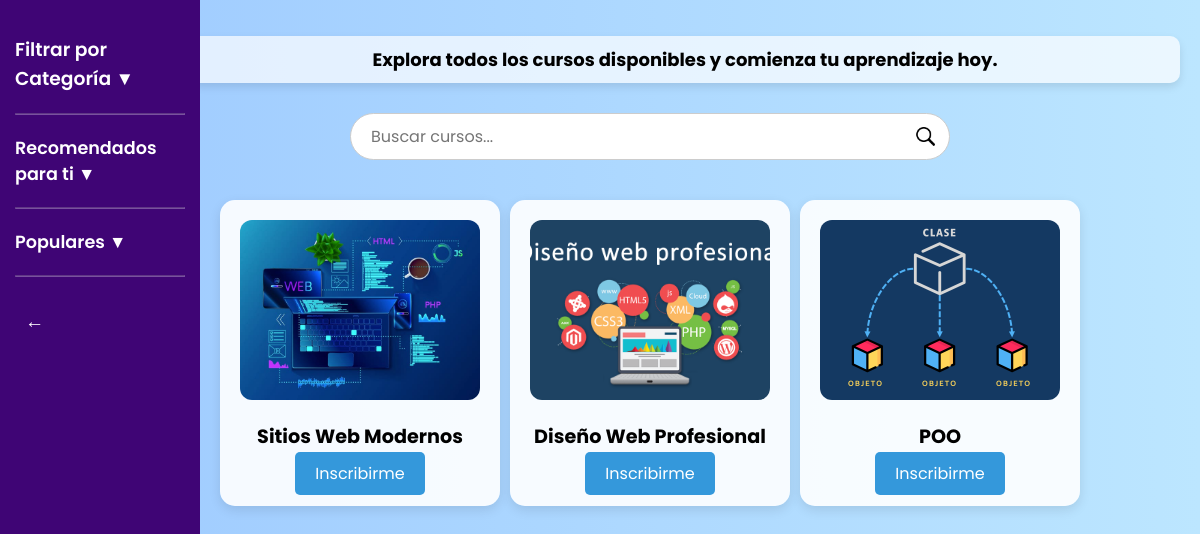
/cursos_disponibles/ (signed in), run on the app's committed database.
### usuarios/models.py (models this page shows, shortened)
class CursoDocente(models.Model):
    curso = models.ForeignKey(Curso, on_delete=models.CASCADE)
    docente = models.ForeignKey(User, on_delete=models.CASCADE)
    publicado = models.BooleanField(default=False)
    class Meta:
        unique_together = ('curso', 'docente')

class Curso(models.Model):
    nombre = models.CharField(max_length=100)
    descripcion = models.TextField()
    activo = models.BooleanField(default=True)
    total_unidades = models.PositiveIntegerField(default=3)
    unidades_completadas = models.PositiveIntegerField(default=0)
    imagen = models.ImageField(upload_to='cursos/', null=True, blank=True)
    total_sesiones = models.PositiveIntegerField(default=20)
    costo = models.DecimalField(max_digits=8, decimal_places=2, default=0.00)
    calificacion = models.FloatField(default=0.0)
    categoria = models.ForeignKey('Categoria', on_delete=models.SET_NULL, null=True, blank=True, related_name='cursos')

### usuarios/views.py (the view)
# urls.py: path('cursos_disponibles/', views.cursos_disponibles, name='cursos_disponibles'),
@login_required
def cursos_disponibles(request):
    query = request.GET.get('q', '')
    categoria_id = request.GET.get('categoria', '')
    cursos_publicados = CursoDocente.objects.filter(publicado=True)
    if query:
        cursos_publicados = cursos_publicados.filter(
            Q(curso__nombre__icontains=query)
        )
    if categoria_id.isdigit():
        cursos_publicados = cursos_publicados.filter(
            curso__categoria__id=categoria_id
        )
    cursos_con_estado = []
    for curso_docente in cursos_publicados:
        descripcion_palabras = curso_docente.curso.descripcion.split(' ')
        esta_inscrito = CursoInscrito.objects.filter(
            estudiante=request.user, curso_docente=curso_docente
        ).exists()
        cursos_con_estado.append({
            'curso': curso_docente,
            'inscrito': esta_inscrito,
            'descripcion_palabras': descripcion_palabras,
        })
    inscritos_ids = CursoInscrito.objects.filter(
        estudiante=request.user
    ).values_list('curso_docente_id', flat=True)
    recomendados = CursoDocente.objects.filter(publicado=True)\
        .exclude(id__in=inscritos_ids)\
        .order_by('?')[:5]
    populares = CursoDocente.objects.filter(publicado=True)\
        .annotate(num_estudiantes=Count('cursoinscrito'))\
        .order_by('-num_estudiantes')[:3]
    categorias = Categoria.objects.all()
    return render(request, 'usuarios/cursos_disponibles.html', {
        'cursos_con_estado': cursos_con_estado,
        'query': query,
        'categorias': categorias,
        'categoria_filtrada': categoria_id,
        'recomendados': recomendados,
        'populares': populares,
    })

### usuarios/context_processors.py (called while the page is built)
def notificaciones_context(request):
    if request.user.is_authenticated:
        notificaciones = Notificacion.objects.filter(
            usuario_afectado=request.user,
            visto=False
        )
        cantidad_no_vistas = notificaciones.count()
        return {
            'notificaciones_no_vistas': cantidad_no_vistas,
            'hay_notificaciones': cantidad_no_vistas > 0,
        }
    return {
        'notificaciones_no_vistas': 0,
        'hay_notificaciones': False,
    }

### usuarios/templates/usuarios/cursos_disponibles.html (shortened to what this page needs)
{% load static %}
<!DOCTYPE html>
<html lang="es">
<head>
</head>
<body>
  <button class="regresar-btn" onclick="window.location.href='{% url 'panel_estudiantes' %}'">←</button>
  <div class="container">
    <div class="sidebar" id="sidebar">
      <h3 id="categoria-toggle" style="margin-top: 20px; font-weight: 600;">
        Filtrar por Categoría ▼
      </h3>
      <hr style="border-color: rgba(255, 255, 255, 0.3);">
      <h3 id="recomendados-toggle" style="font-weight: 600; font-size: 1.1rem; cursor: pointer;">
        Recomendados para ti ▼
      </h3>
      <hr style="border-color: rgba(255, 255, 255, 0.3);">
      <h3 id="populares-toggle" style="font-weight: 600; font-size: 1.1rem; cursor: pointer;">
        Populares ▼
      </h3>
      <hr style="border-color: rgba(255, 255, 255, 0.3);">
      <a href="{% url 'panel_estudiantes' %}">←</a>
    </div>
    <div class="content" id="mainContent">
      <div class="header">
        Explora todos los cursos disponibles y comienza tu aprendizaje hoy.
      </div>
      {% block search %}
        <div class="search-bar">
          <form method="get" action="{% url 'cursos_disponibles' %}" id="busqueda-form">
            <input type="text" name="q" placeholder="Buscar cursos..." value="{{ request.GET.q }}">
            <img src="{% static 'busqueda.png' %}" alt="Buscar" onclick="document.getElementById('busqueda-form').submit();">
          </form>
        </div>
        {% endblock %}
      <div class="courses-list">
        {% for item in cursos_con_estado %}
        <div class="course-card" onclick="window.location.href='{% url 'detalle_curso' item.curso.id %}'">
          {% if item.curso.curso.imagen %}
          <img src="{{ item.curso.curso.imagen.url }}" alt="Imagen del curso" class="imagen-curso mb-2" />
          {% else %}
          <img src="{% static 'usuarios/img/curso_default.jpg' %}" alt="Curso sin imagen" class="imagen-curso mb-2" />
          {% endif %}
          <h3>{{ item.curso.curso.nombre }}</h3>
          {% if item.inscrito %}
          <span class="inscrito-msg">¡Inscrito!</span>
          {% else %}
          <a href="{% url 'inscribir_curso' item.curso.id %}">Inscribirme</a>
          {% endif %}
        </div>
        {% endfor %}
      </div>
    </div>
  </div>
</body>
</html>

### usuarios/templates/usuarios/cursos_disponibles.html (style rules this page uses)
* { margin: 0; padding: 0; box-sizing: border-box; font-family: 'Poppins', sans-serif; }
body { background: linear-gradient(to right, #9dc9ff, #bce6ff); min-height: 100vh; transition: background 0.4s; }
.sidebar { width: 200px; background-color:rgb(63, 5, 117); color: white; padding: 15px; display: flex; flex-direction: column; gap: 20px; position: fixed; height: 100vh; top: 0; left: 0; z-index: 150; transform: none !important; }
.sidebar a { color: white; text-decoration: none; font-size: 1.2rem; padding: 10px; border-radius: 5px; transition: background 0.3s; }
.content { padding-top: 10px; padding-left: 100px; background-size: cover; background-position: center; overflow-x: hidden; min-height: 100vh; transition: margin-left 0.3s ease, opacity 0.3s ease; }
.header { margin-top: 20px; background: rgba(255, 255, 255, 0.7); padding: 10px 20px; border-radius: 10px; font-weight: bold; font-size: 18px; text-align: center; box-shadow: 0 4px 8px rgba(0,0,0,0.1); width: 90%; margin: 0 auto; margin-right: 20px; }
.search-bar { display: flex; justify-content: center; margin-top: 30px; }
.search-bar form { position: relative; width: 60%; max-width: 600px; }
.search-bar input[type="text"] { width: 100%; padding: 10px 40px 10px 20px; border-radius: 30px; border: 1px solid #ccc; font-size: 1rem; outline: none; transition: all 0.3s ease; }
.search-bar img { position: absolute; top: 50%; right: 15px; transform: translateY(-50%); width: 20px; height: 20px; cursor: pointer; }
.courses-list { display: grid; grid-template-columns: repeat(4, 1fr); gap: 60px 10px; margin-top: 40px; justify-items: center; justify-content: end; margin-right: 20px; padding-left: 120px; }
.course-card { width: 280px; background: rgba(255, 255, 255, 0.9); border-radius: 15px; padding: 20px; box-shadow: 0 4px 12px rgba(0, 0, 0, 0.1); text-align: center; transition: transform 0.3s ease, width 0.3s ease; cursor: pointer; position: relative; }
.course-card h3 { font-size: 1.2rem; margin-top: 15px; font-weight: bold; }
.course-card a { text-decoration: none; color: #fff; background: #3498db; padding: 10px 20px; border-radius: 5px; font-size: 1rem; transition: background 0.3s ease; }
.imagen-curso { width: 100%; height: 180px; object-fit: cover; border-radius: 12px; transition: transform 0.3s ease; }
#categoria-toggle { cursor: pointer; user-select: none; }
#categoria-toggle, #recomendados-toggle, #populares-toggle { cursor: pointer; user-select: none; }

### data on the page
CursoDocente: curso.curso.imagen (picture), curso.curso.nombre "Sitios Web Modernos"
CursoDocente: curso.curso.imagen (picture), curso.curso.nombre "Diseño Web Profesional"
CursoDocente: curso.curso.imagen (picture), curso.curso.nombre "POO"
